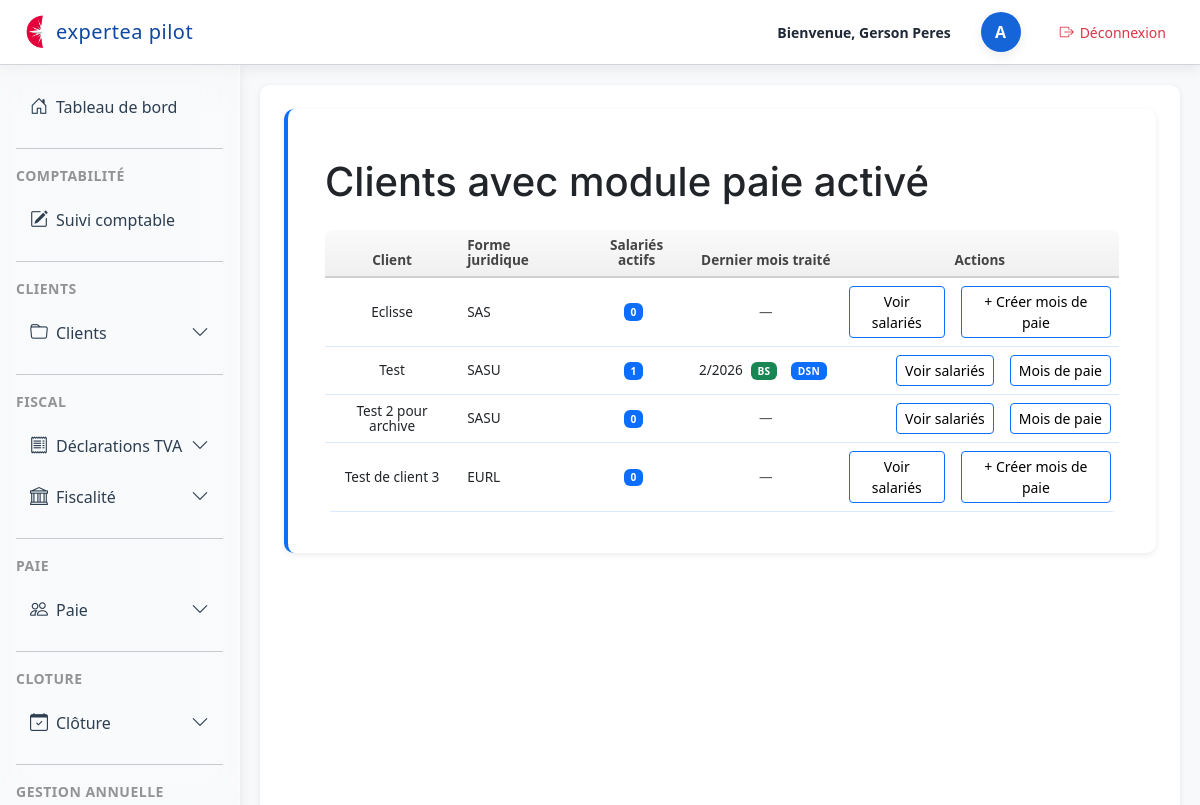
The page /paie/cabinet/clients-paie/ (signed in) on the database its author committed.
### dossiers/models.py (models this page shows, shortened)
class Client(models.Model):
    REGIME_IMPOSITION_CHOICES = [
        ('IS', 'IS'),
        ('IR', 'IR'),
        ("RS", "Réel simplifié"),
        ("RN", "Réel normal"),
        ("MICRO", "Micro"),
        ("IR_CRL", "IR (CRL)"),
    ]
    REGIME_TVA_CHOICES = [
        ('CA3M', 'CA3 mensuelle'),
        ('CA3T', 'CA3 trimestrielle'),
        ('CA12', 'CA12'),
        ('FRANCHISE', 'Franchise'),
        ('EXO', 'Exonéré'),
    ]
    PERIODICITE_CHOICES = [
        ('MENSUEL', 'Mensuel'),
        ('TRIMESTRIEL', 'Trimestriel'),
        ('ANNUEL', 'Annuel'),
        ('REGULIER', 'Régulier'),
    ]
    user = models.OneToOneField(
        User,
        on_delete=models.CASCADE,
        null=True,
        blank=True,
        help_text="Utilisateur associé à ce client"
    )
    numero = models.IntegerField(null=True, blank=True)
    nom = models.CharField(max_length=255)
    forme_juridique = models.CharField(max_length=50)
    regime_imposition = models.CharField(
        max_length=20,
        choices=REGIME_IMPOSITION_CHOICES,
        null=True,
        blank=True
    )
    date_cloture = models.CharField(max_length=10, blank=True, null=True)
    regime_tva = models.CharField(
        max_length=20,
        choices=REGIME_TVA_CHOICES
    )
    periodicite = models.CharField(
        max_length=20,
        choices=PERIODICITE_CHOICES,
        null=True,
        blank=True,
        verbose_name="Périodicité de la saisie",
    )
    jour_echeance_tva = models.PositiveSmallIntegerField(
        blank=True,
        null=True,
        help_text="Jour du mois pour l'échéance TVA (1 à 31)"
    )
    commentaires = models.TextField(blank=True)
    archive = models.BooleanField(default=False)
    module_saisie = models.BooleanField(default=False, verbose_name="Saisie comptable")
    module_tva = models.BooleanField(default=False)
    module_cfe = models.BooleanField(default=False, verbose_name="CFE")
    module_cvae = models.BooleanField(default=False, verbose_name="CVAE")
    module_tvs = models.BooleanField(default=False, verbose_name="TVS")
    module_cloture = models.BooleanField(default=False, verbose_name="Clôture")
    module_dividendes = models.BooleanField(default=False, verbose_name="Dividendes")
    module_social = models.BooleanField(default=False, verbose_name="Social")
    module_ir = models.BooleanField(default=False, verbose_name="IR personnel")
    module_suivi_mission = models.BooleanField(default=False, verbose_name="Suivi mission et LAB")
    module_paie = models.BooleanField(default=False, verbose_name="Module Paie")

### paie/models.py (models this page shows, shortened)
class PaieMois(models.Model):
    client = models.ForeignKey(Client, on_delete=models.CASCADE)
    annee = models.IntegerField()
    mois = models.IntegerField()
    client_valide = models.BooleanField(default=False)
    partenaire_valide = models.BooleanField(default=False)
    date_validation_client = models.DateTimeField(null=True, blank=True)
    date_validation_partenaire = models.DateTimeField(null=True, blank=True)
    bs_fait = models.BooleanField(default=False)
    dsn_faite = models.BooleanField(default=False)
    date_bs_fait = models.DateTimeField(null=True, blank=True)
    date_dsn_faite = models.DateTimeField(null=True, blank=True)
    class Meta:
        unique_together = ("client", "annee", "mois")
        ordering = ["-annee", "-mois"]

### paie/views_cabinet.py (the view)
# urls.py: path("cabinet/clients-paie/", views_cabinet.clients_paie, name="cabinet_clients_paie"),
@login_required
def clients_paie(request):
    clients = (
        Client.objects
        .filter(module_paie=True)
        .annotate(
            nb_salaries_actifs=Count(
                "salaries",
                filter=Q(salaries__actif=True)
            )
        )
        .order_by("nom")
    )
    for c in clients:
        dernier = (
            PaieMois.objects
            .filter(
                client=c,
                bs_fait=True,
                dsn_faite=True
            )
            .order_by("-annee", "-mois")
            .first()
        )
        c.dernier_mois_traite = dernier
    return render(request, "paie/cabinet/clients_paie.html", {
        "clients": clients,
    })

### paie/templates/paie/cabinet/clients_paie.html
{% extends "base.html" %}
{% block content %}
<section class="section">
<div class="container mt-4">
    <h1 class="mb-4">Clients avec module paie activé</h1>
    {% if clients %}
        <table class="table table-hover align-middle">
            <thead>
                <tr>
                    <th>Client</th>
                    <th>Forme juridique</th>
                    <th>Salariés actifs</th>
                    <th>Dernier mois traité</th>
                    <th class="text-center">Actions</th>
                </tr>
            </thead>
<tbody>
    {% for c in clients %}
    <tr>
        <td>{{ c.nom }}</td>
        <td>{{ c.forme_juridique }}</td>
        <td>
            <span class="badge bg-primary">
                {{ c.nb_salaries_actifs }}
            </span>
        </td>
 <td>
    {% if c.dernier_mois_traite %}
        <div class="d-flex align-items-center gap-2">
                {{ c.dernier_mois_traite.mois }}/{{ c.dernier_mois_traite.annee }}
            {% if c.dernier_mois_traite.bs_fait %}
                <span class="badge bg-success">BS</span>
            {% else %}
                <span class="badge bg-secondary">BS</span>
            {% endif %}
            {% if c.dernier_mois_traite.dsn_faite %}
                <span class="badge bg-primary">DSN</span>
            {% else %}
                <span class="badge bg-secondary">DSN</span>
            {% endif %}
        </div>
    {% else %}
        <span class="text-muted">—</span>
    {% endif %}
</td>
        <td class="text-center d-flex justify-content-end gap-2">
            <a href="{% url 'paie:cabinet_liste_salaries_client' c.id %}"
               class="btn btn-sm btn-outline-primary">
                Voir salariés
            </a>
            {% if c.paiemois_set.exists %}
                <a href="{% url 'paie:liste_mois_client' c.id %}"
                   class="btn btn-sm btn-outline-primary">
                    Mois de paie
                </a>
            {% else %}
                <a href="{% url 'paie:cabinet_creer_mois_paie' c.id %}"
                   class="btn btn-sm btn-outline-primary">
                    + Créer mois de paie
                </a>
            {% endif %}
        </td>
    </tr>
    {% endfor %}
</tbody>
        </table>
    {% else %}
        <p class="text-muted">Aucun client n’a activé le module Paie.</p>
    {% endif %}
</div>
{% endblock %}

### dossiers/templates/base.html (shortened to what this page needs)
<!DOCTYPE html>
<html lang="fr">
<head>
    {% load static %}
    <link rel="stylesheet" href="{% static 'css/base.css' %}">
    <link rel="stylesheet" href="{% static 'css/dashboard.css' %}">
    <link rel="stylesheet"
          href="https://cdn.jsdelivr.net/npm/bootstrap@5.3.0/dist/css/bootstrap.min.css">
    <link rel="stylesheet"
      href="https://cdn.jsdelivr.net/npm/bootstrap-icons@1.11.3/font/bootstrap-icons.css">
</head>
<body class="bg-light">
<header class="top-header">
    <div class="header-left">
        <img src="{% static 'img/logo.png' %}" alt="Logo" class="header-logo">
        <span class="header-title">expertea pilot</span>
    </div>
    <div class="header-right">
        <span class="welcome-text">Bienvenue, {{request.user.get_full_name }}</span>
        <div class="avatar-circle d-flex justify-content-center align-items-center"
             style="width:40px; height:40px; border-radius:50%; background:#1565d8; color:white; font-weight:600; margin-left:15px;">
            {{ user.username|first|upper }}
        </div>
<a href="{% url 'logout' %}"
   class="btn btn-sm d-flex align-items-center"
   style="margin-left: 15px; background:white; color:#dc3545; border-radius:12px;">
    <i class="bi bi-box-arrow-right" style="margin-right:6px;"></i>
    Déconnexion
</a>
    </div>
</header>
<div class="layout-container d-flex w-100">
    <div class="sidebar-column position-relative d-flex flex-column">
        <aside id="sidebar" class="sidebar p-3">
            <nav class="nav flex-column">
<a class="nav-link d-flex align-items-center gap-2 {% if request.resolver_match.url_name == 'dashboard' %}active{% endif %}"
   href="{% url 'user_space' %}">
    <i class="bi bi-house-door"></i>
    <span class="sidebar-text">Tableau de bord</span>
</a>
                <hr class="sidebar-separator my-3 opacity-25">
                <div class="sidebar-section-title text-uppercase small opacity-75 mb-2">
                    Comptabilité
                </div>
                <a class="nav-link text-white d-flex align-items-center gap-2 {% if request.resolver_match.url_name == 'liste_suivi_comptable' %}active{% endif %}"
                   href="{% url 'liste_suivi_comptable' %}">
                    <i class="bi bi-pencil-square"></i>
                    <span class="sidebar-text">Suivi comptable</span>
                </a>
                <hr class="sidebar-separator my-3 opacity-25">
                <div class="sidebar-section-title text-uppercase small opacity-75 mb-2">
                    CLIENTS
                </div>
                <div class="nav-item">
                    <a class="nav-link text-white d-flex align-items-center gap-2"
                       data-bs-toggle="collapse"
                       href="#menuCLIENTS"
                       role="button"
                       aria-expanded="false"
                       aria-controls="menuCLIENTS">
                        <i class="bi bi-folder"></i>
                        <span class="sidebar-text">Clients</span>
                        <i class="bi bi-chevron-down ms-auto small"></i>
                    </a>
                </div>
                <hr class="sidebar-separator my-3 opacity-25">
                <div class="sidebar-section-title text-uppercase small opacity-75 mb-2">
                    FISCAL
                </div>
                <div class="nav-item">
                    <a class="nav-link text-white d-flex align-items-center gap-2"
                       data-bs-toggle="collapse"
                       href="#menuTVA"
                       role="button"
                       aria-expanded="false"
                       aria-controls="menuTVA">
                        <i class="bi bi-receipt"></i>
                        <span class="sidebar-text">Déclarations TVA</span>
                        <i class="bi bi-chevron-down ms-auto small"></i>
                    </a>
                </div>
		<div class="nav-item">
		    <a class="nav-link text-white d-flex align-items-center gap-2"
		       data-bs-toggle="collapse"
		       href="#menuFISCAL"
		       role="button"
		       aria-expanded="false"
		       aria-controls="menuFISCAL">
		        <i class="bi bi-bank"></i>
		        <span class="sidebar-text">Fiscalité</span>
		        <i class="bi bi-chevron-down ms-auto small"></i>
		    </a>
</div>
		<hr class="sidebar-separator my-3 opacity-25">
		<div class="sidebar-section-title text-uppercase small opacity-75 mb-2">
		    Paie
		</div>
		<div class="nav-item">
		    <a class="nav-link text-white d-flex align-items-center gap-2"
		       data-bs-toggle="collapse"
		       href="#menuPAIE"
		       role="button"
		       aria-expanded="false"
		       aria-controls="menuPAIE">
		        <i class="bi bi-people"></i>
		        <span class="sidebar-text">Paie</span>
		        <i class="bi bi-chevron-down ms-auto small"></i>
		    </a>
    </div>
<hr class="sidebar-separator my-3 opacity-25">
<div class="sidebar-section-title text-uppercase small opacity-75 mb-2">
    CLOTURE
</div>
<div class="nav-item">
    <a class="nav-link text-white d-flex align-items-center gap-2"
       data-bs-toggle="collapse"
       href="#menuCLOTURE"
       role="button"
       aria-expanded="false"
       aria-controls="menuCLOTURE">
        <i class="bi bi-calendar-check"></i>
        <span class="sidebar-text">Clôture</span>
        <i class="bi bi-chevron-down ms-auto small"></i>
    </a>
</div>
		<hr class="sidebar-separator my-3 opacity-25">
		<div class="sidebar-section-title text-uppercase small opacity-75 mb-2">
		    Gestion Annuelle
		</div>
            </nav>
        </aside>
    </div>
    <main class="flex-grow-1 p-4">
        {% block content %}
        {% endblock %}
    </main>
</div>
</body>
</html>

### rows shown on the page
Client: nom "Eclisse", forme_juridique "SAS", nb_salaries_actifs "0", shows "+ Créer mois de paie"
Client: nom "Test", forme_juridique "SASU", nb_salaries_actifs "1", dernier_mois_traite.mois "2", dernier_mois_traite.annee "2026", shows "BS", shows "DSN", shows "Mois de paie"
Client: nom "Test 2 pour archive", forme_juridique "SASU", nb_salaries_actifs "0", shows "Mois de paie"
Client: nom "Test de client 3", forme_juridique "EURL", nb_salaries_actifs "0", shows "+ Créer mois de paie"

### other values the page prints
{{ request.user.get_full_name }} "Gerson Peres"
{{ user.username|first|upper }} "A"
